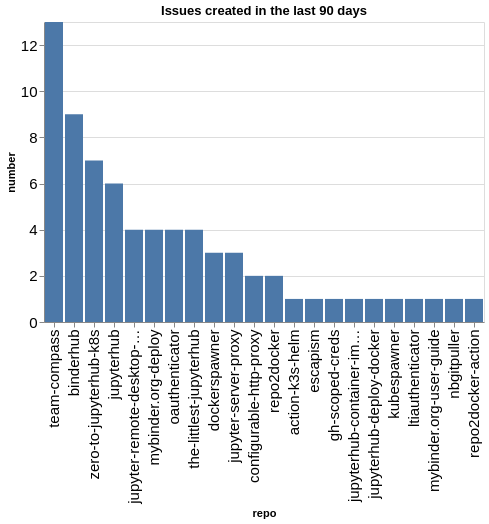

Source (notebook cell):
### Code cell
created_counts = created.groupby(['org', 'repo']).count()['number'].reset_index()
created_counts['org/repo'] = created_counts.apply(lambda a: a['org'] + '/' + a['repo'], axis=1)
sorted_vals = created_counts.sort_values(['org', 'number'], ascending=False)['repo'].values
alt.Chart(data=created_counts, title=f"Issues created in the last {n_days} days").mark_bar().encode(
    x=alt.X('repo', sort=alt.Sort(sorted_vals.tolist())),
    y='number',
)

### Figure 1 — Vega-Lite specification as saved in the notebook (floating-point values rounded to 4 significant figures)
{"config": {"axisLeft": {"labelFontSize": 15}, "axisBottom": {"labelFontSize": 15}}, "data": {"name": "data-fca328e5eb9e3d6aa4c7c16fccb25900"}, "mark": {"type": "bar"}, "encoding": {"x": {"field": "repo", "sort": ["team-compass", "binderhub", "zero-to-jupyterhub-k8s", "jupyterhub", "jupyter-remote-desktop-proxy", "mybinder.org-deploy", "oauthenticator", "the-littlest-jupyterhub", "dockerspawner", "jupyter-server-proxy", "configurable-http-proxy", "repo2docker", "action-k3s-helm", "escapism", "gh-scoped-creds", "jupyterhub-container-images", "jupyterhub-deploy-docker", "kubespawner", "ltiauthenticator", "mybinder.org-user-guide", "nbgitpuller", "repo2docker-action"], "type": "nominal"}, "y": {"field": "number", "type": "quantitative"}}, "title": "Issues created in the last 90 days", "$schema": "https://vega.github.io/schema/vega-lite/v5.20.1.json", "datasets": {"data-fca328e5eb9e3d6aa4c7c16fccb25900": [{"org": "jupyterhub", "repo": "action-k3s-helm", "number": 1, "org/repo": "jupyterhub/action-k3s-helm"}, {"org": "jupyterhub", "repo": "binderhub", "number": 9, "org/repo": "jupyterhub/binderhub"}, {"org": "jupyterhub", "repo": "configurable-http-proxy", "number": 2, "org/repo": "jupyterhub/configurable-http-proxy"}, {"org": "jupyterhub", "repo": "dockerspawner", "number": 3, "org/repo": "jupyterhub/dockerspawner"}, {"org": "jupyterhub", "repo": "escapism", "number": 1, "org/repo": "jupyterhub/escapism"}, {"org": "jupyterhub", "repo": "gh-scoped-creds", "number": 1, "org/repo": "jupyterhub/gh-scoped-creds"}, {"org": "jupyterhub", "repo": "jupyter-remote-desktop-proxy", "number": 4, "org/repo": "jupyterhub/jupyter-remote-desktop-proxy"}, {"org": "jupyterhub", "repo": "jupyter-server-proxy", "number": 3, "org/repo": "jupyterhub/jupyter-server-proxy"}, {"org": "jupyterhub", "repo": "jupyterhub", "number": 6, "org/repo": "jupyterhub/jupyterhub"}, {"org": "jupyterhub", "repo": "jupyterhub-container-images", "number": 1, "org/repo": "jupyterhub/jupyterhub-container-images"}, {"org": "jupyterhub", "repo": "jupyterhub-deploy-docker", "number": 1, "org/repo": "jupyterhub/jupyterhub-deploy-docker"}, {"org": "jupyterhub", "repo": "kubespawner", "number": 1, "org/repo": "jupyterhub/kubespawner"}, {"org": "jupyterhub", "repo": "ltiauthenticator", "number": 1, "org/repo": "jupyterhub/ltiauthenticator"}, {"org": "jupyterhub", "repo": "mybinder.org-deploy", "number": 4, "org/repo": "jupyterhub/mybinder.org-deploy"}, {"org": "jupyterhub", "repo": "mybinder.org-user-guide", "number": 1, "org/repo": "jupyterhub/mybinder.org-user-guide"}, {"org": "jupyterhub", "repo": "nbgitpuller", "number": 1, "org/repo": "jupyterhub/nbgitpuller"}, {"org": "jupyterhub", "repo": "oauthenticator", "number": 4, "org/repo": "jupyterhub/oauthenticator"}, {"org": "jupyterhub", "repo": "repo2docker", "number": 2, "org/repo": "jupyterhub/repo2docker"}, {"org": "jupyterhub", "repo": "repo2docker-action", "number": 1, "org/repo": "jupyterhub/repo2docker-action"}, {"org": "jupyterhub", "repo": "team-compass", "number": 13, "org/repo": "jupyterhub/team-compass"}, {"org": "jupyterhub", "repo": "the-littlest-jupyterhub", "number": 4, "org/repo": "jupyterhub/the-littlest-jupyterhub"}, {"org": "jupyterhub", "repo": "zero-to-jupyterhub-k8s", "number": 7, "org/repo": "jupyterhub/zero-to-jupyterhub-k8s"}]}}
